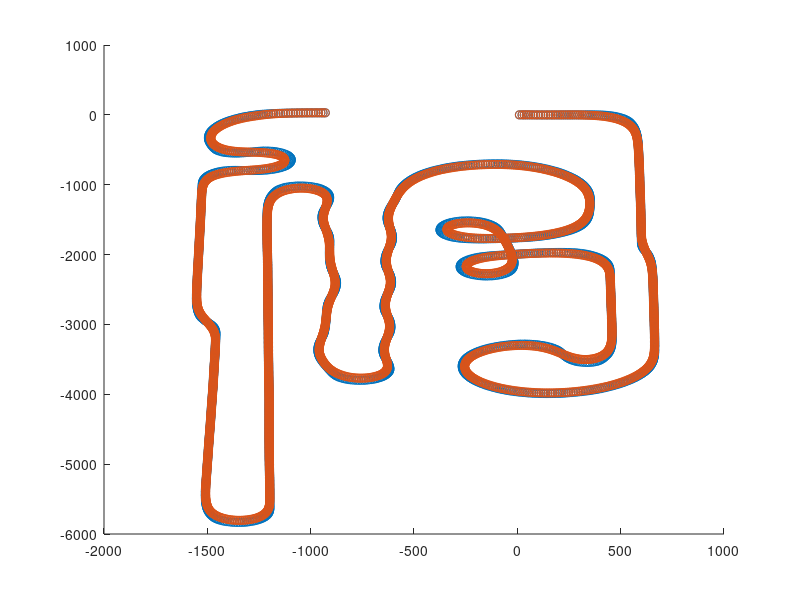

Source code (MATLAB): (Note: this script raises an error after producing the figure.)
data = load("2025AllJapan_stu_Dis,theta.txt");
%data = load("2025AllJapan_Dis,theta.txt");
%data = load("2024AllJapan_Dis,theta.txt");
%data = load("reRoeasymap_Dis,theta.txt");
%data = load("reRomap_xy.txt");
%data = load("Distance, Theta.txt");
%data = load("reRomap_Dis,The.txt")

AllEuclideanDistance = 0;

% 距離と角度の列を抽出
distance = data(:, 1);
theta = data(:, 2);
theta_adj = theta .* 1;

% ゼロでない距離のみを抽出
distance = nonzeros(distance);
theta = theta(1:length(distance));

% 変数の初期化
x = 0;
y = 0;
th = 0;

X = [];
Y = [];
Th = [];
originmap_EucildeanDistance = [];
array_originmap_atan2 = [];
array_radius = [];

% 距離と角度の値を反復処理
for i = 1:length(distance)
    x = x + distance(i) * cos(th + theta_adj(i)/2); % 10mmの距離をx座標に変換
    y = y + distance(i) * sin(th + theta_adj(i)/2); % 10mmの距離をy座標に変換
    th = th + theta_adj(i); % 角度を調整
    %x = distance(i);%x座標
    %y = theta(i);%y座標 thetaと書いてあるが，実際はy座標

    X = [X x];
    Y = [Y y];
    Th = [Th th];
end

origin_atan2 = atan2(Y(2)-Y(1), X(2)-X(1)); % 最初の角度を計算
array_originmap_atan2 = [origin_atan2]; % 最初の角度を配列に追加

% コースの全体距離を計算
for i = 1:length(X)-1
    EuclideanDistance(i) = sqrt((X(i+1) - X(i))^2 + (Y(i+1) - Y(i))^2);
    originmap_EucildeanDistance = [originmap_EucildeanDistance EuclideanDistance(i)];
    origin_atan2 = atan2(Y(i+1)-Y(i),X(i+1)-X(i));
    delta_origin_atan2 = origin_atan2 - array_originmap_atan2(end);
    if delta_origin_atan2 > pi
        origin_atan2 = origin_atan2 - 2 * pi;
    elseif delta_origin_atan2 < -pi
        origin_atan2 = origin_atan2 + 2 * pi;
    end
    delta_origin_atan2_2 = origin_atan2 - array_originmap_atan2(end);
    radius = abs(EuclideanDistance(i) / delta_origin_atan2_2);
    if radius > 1000
        radius = 1000;
    end

    array_originmap_atan2 = [array_originmap_atan2 origin_atan2];
    array_radius = [array_radius radius];
    AllEuclideanDistance = AllEuclideanDistance + EuclideanDistance(i);
end

% 平滑化のための変数の初期化
X_smooth = [];
Y_smooth = [];
Th_smooth = [];
Th_delta = [];
EuclideanDistance = [];
array_shortcutmap_radius = [];
AllEuclideanDistance_shortcut = 0; % ユークリッド距離の総和の初期化
distance_threshold = 1; % 距離のしきい値を設定（例：10mm）

% 最初の点を追加
X_smooth = X(1);
Y_smooth = Y(1);
Th_smooth = Th(1); % 初期角度も追加

% 移動平均を計算
n = numel(X);
for i = 2:n
    % 終点に近づくとき、窓のサイズを徐々に小さくする
    remaining_points = n - i + 1;
    windowSize = min(min(i, remaining_points), 30);%始点と終点付近で点間隔が縮まるのを防ぐ
    %windowSize = 30;

    % shortcutmap_radiusが200以下のときはwindowSizeを1にする
    %{
    if exist('radius', 'var') && array_radius(i - 1) <= 300
        windowSize = 1;
    end
    %}

    %{
    if i <= windowSize
        temp_x = sum(X(1:i)) / i; % Xの移動平均
        temp_y = sum(Y(1:i)) / i; % Yの移動平均
    else
        temp_x = sum(X(i-windowSize+1:i)) / windowSize; % Xの移動平均
        temp_y = sum(Y(i-windowSize+1:i)) / windowSize; % Yの移動平均
    end
    %}

    half_window = floor((windowSize - 1) / 2);%中央移動平均

    start_idx = max(1, i - half_window);
    end_idx = min(n, i + half_window);
    
    temp_x = sum(X(start_idx:end_idx)) / (end_idx - start_idx + 1);
    temp_y = sum(Y(start_idx:end_idx)) / (end_idx - start_idx + 1);
    
    euclidean_dist = sqrt((temp_x - X_smooth(end))^2 + (temp_y - Y_smooth(end))^2);

    if euclidean_dist > distance_threshold
        % 新しい座標を追加
        X_smooth = [X_smooth temp_x];
        Y_smooth = [Y_smooth temp_y];
        
        % 新しい角度を計算
        % 新しい角度を計算
        dx = temp_x - X_smooth(end-1); % x方向の差
        dy = temp_y - Y_smooth(end-1); % y方向の差
        new_th2 = atan2(dy, dx); % 前の座標との角度を計算
        
        % unwrap を使用して不連続なジャンプを防ぐ
        new_th2 = unwrap([Th_smooth(end), new_th2]);
        new_th2 = new_th2(end); % 最新の値を取得
        
        % 角度の変化量を計算
        delta_th3 = new_th2 - Th_smooth(end); % 角速度の差分
        
        % 配列に追加
        Th_smooth = [Th_smooth new_th2]; % 補正した角度を使用
        Th_delta = [Th_delta delta_th3];

        shortcutmap_radius = abs(euclidean_dist / delta_th3);
        if shortcutmap_radius > 1000
           shortcutmap_radius = 1000;
        end
        
        array_shortcutmap_radius = [array_shortcutmap_radius shortcutmap_radius];
        
        % ユークリッド距離を保存
        EuclideanDistance = [EuclideanDistance euclidean_dist];
        AllEuclideanDistance_shortcut = AllEuclideanDistance_shortcut + euclidean_dist;
        euclidean_dist = 0;
    end
end

% オリジナルコースとショートカットコースの総距離を表示
disp('コースの総距離:')
fprintf('%.0fmm\n', AllEuclideanDistance);

disp('ショートカット経路の総距離:')
fprintf('%.0fmm\n', AllEuclideanDistance_shortcut);

% 元マップの曲率半径
output_file = 'originmap_radius.txt';
fid = fopen(output_file, 'w');
fprintf(fid, '%f\n', [array_radius]);
fclose(fid);
disp('オリジナルマップの角度をファイルに保存されました。');

% 元マップの角度
output_file = 'originmap_atan2.txt';
fid = fopen(output_file, 'w');
fprintf(fid, '%f\n', [array_originmap_atan2]);
fclose(fid);
disp('オリジナルマップの角度をファイルに保存されました。');

% 元マップの座標間のユークリッド距離
output_file = 'originmap_EuclideanDistance.txt';
fid = fopen(output_file, 'w');
fprintf(fid, '%f\n', [originmap_EucildeanDistance]);
fclose(fid);
disp('オリジナルマップのユークリッド距離をファイルに保存されました。');

% ショートカット経路座標をファイルに保存
output_file = 'Shortcutdata_output.txt';
fid = fopen(output_file, 'w');
fprintf(fid, '%f %f\n', [X_smooth; Y_smooth]);
fclose(fid);
disp('ショートカット座標がファイルに保存されました。');

% ショートカット座標間のユークリッド距離をファイルに保存
output_file = 'EuclideanDistance_output.txt';
fid = fopen(output_file, 'w');
fprintf(fid, '%f\n', EuclideanDistance);
fclose(fid);
disp('ショートカット座標間の距離がファイルに保存されました。');

output_file = 'atan2.txt';
fid = fopen(output_file, 'w');
fprintf(fid, '%f\n', Th_smooth);
fclose(fid);
disp('atan2で計算された角速度がファイルに保存されました。');

output_file = 'atan2_delta.txt';
fid = fopen(output_file, 'w');
fprintf(fid, '%f\n', Th_delta);
fclose(fid);
disp('比較した角速度がファイルに保存されました。');

output_file = 'shortcutmap_radius.txt';
fid = fopen(output_file, 'w');
fprintf(fid, '%f\n', array_shortcutmap_radius);
fclose(fid);
disp('ショートカット経路の曲率半径がファイルに保存されました。');

% オリジナルコースとショートカットコースをプロット
figure(1);
scatter(X, Y, 'red')
hold on
scatter(X_smooth, Y_smooth, 'blue')
xline(0, "-r")
xline(-1000, "-r")
yline(0, "-r")
grid on
grid minor
axis equal
legend('Original MAP (red)', 'Shortcut MAP (blue)')

figure(2);
subplot(2,1,1)
plot(Th)
grid on
grid minor
title('original map')
ax1 = gca; % 現在の軸を取得

subplot(2,1,2)
plot(Th_smooth)
grid on
grid minor
title('shortcut map')
ax2 = gca; % 現在の軸を取得
linkaxes([ax1, ax2], 'xy'); % x 軸を同期（y 軸も同期したい場合は 'xy' に変更）

figure(3);
subplot(2,1,1)
plot(theta)
grid on
grid minor
title('originmap rad/s')
ay1 = gca; % 現在の軸を取得

subplot(2,1,2)
plot(Th_delta)
grid on
grid minor
title('shortcupmap rad/s')
ay2 = gca; % 現在の軸を取得
linkaxes([ay1, ay2], 'xy'); % x 軸を同期（y 軸も同期したい場合は 'xy' に変更）
